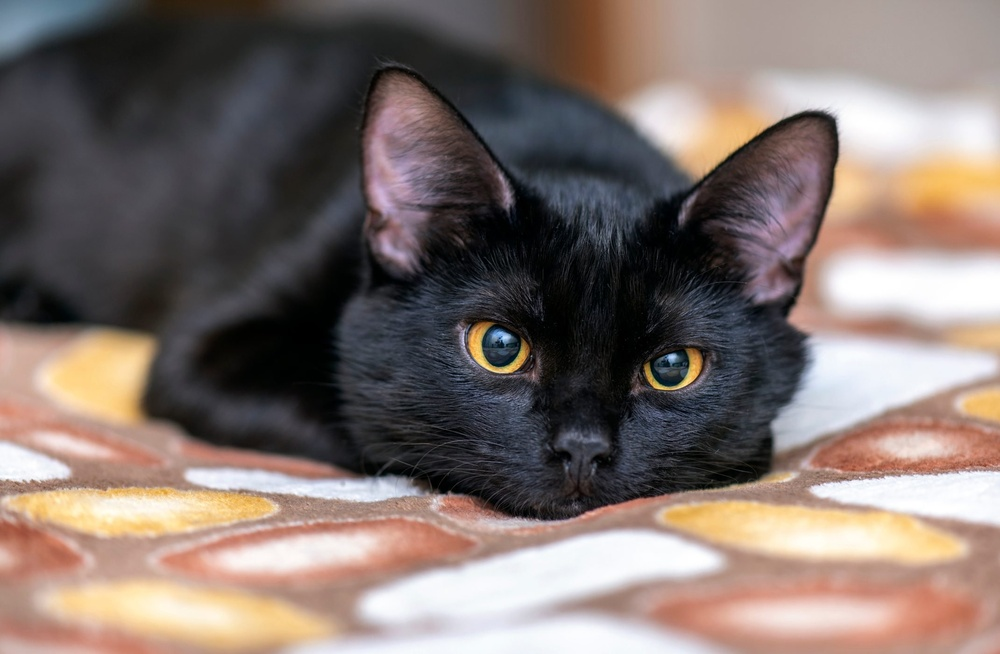
#> input picture imgs/cat.jpg, 1000 x 654 px, shrunk from 2141 x 1400 before the run; its folder holds only this picture in this run
$ python pillow.py
#> lines starting #> are read from the running program, lines starting #| are printed output that depends on the picture
from PIL import Image, ImageEnhance, ImageFilter
import os

path = "imgs"
path_out = "edited_images"

for filename in os.listdir(path):
    img = Image.open(path + "/" + filename)
#> img is the input picture: PIL image 1000x654 RGB; mean R, G, B 127.9, 113.9, 108.6
    edit = img.filter(ImageFilter.SHARPEN).convert("L").rotate(-90)
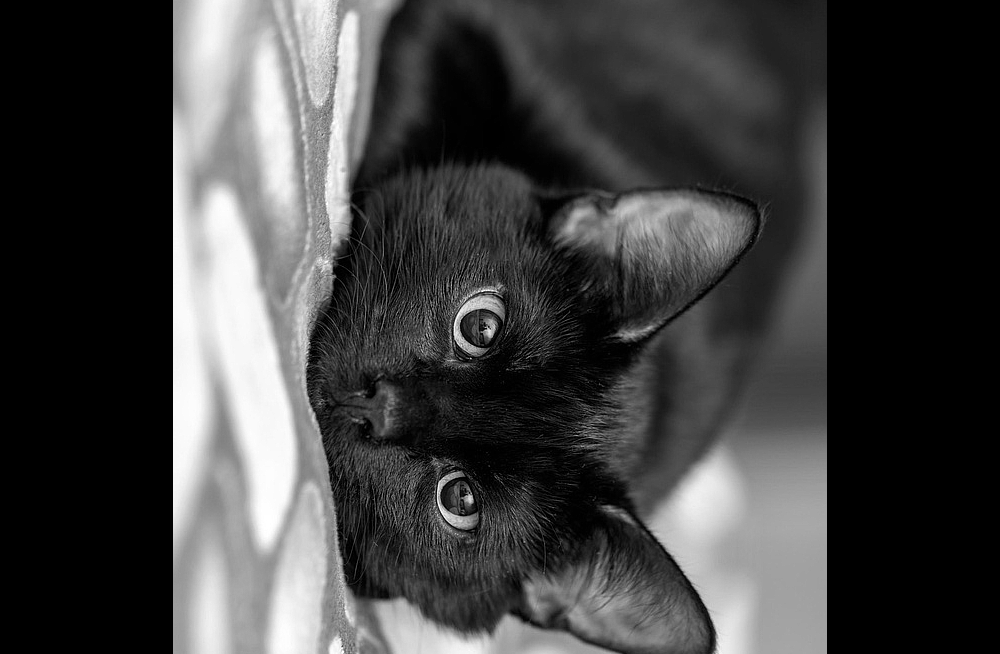
#> edit: PIL image 1000x654 L; min 0, max 255, mean 64.5
    FACTOR = 1.5
    enhancer = ImageEnhance.Contrast(edit)
    edit = enhancer.enhance(FACTOR)
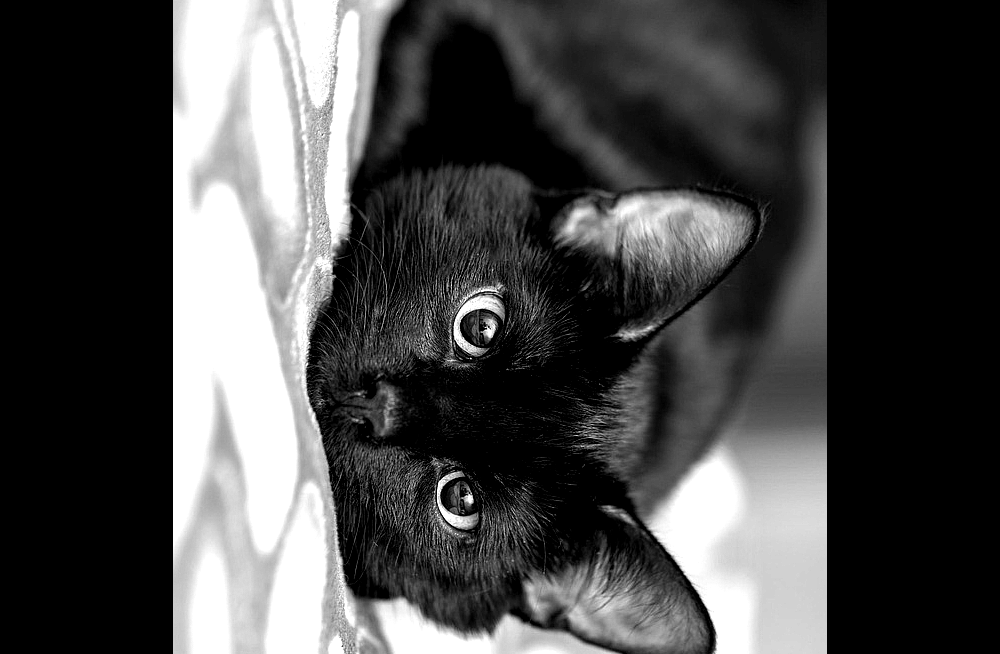
#> edit: PIL image 1000x654 L; min 0, max 255, mean 71.9
    clean_name = os.path.splitext(filename)[0]
    edit.save(f"{path_out}/{clean_name}_edited.jpg")
